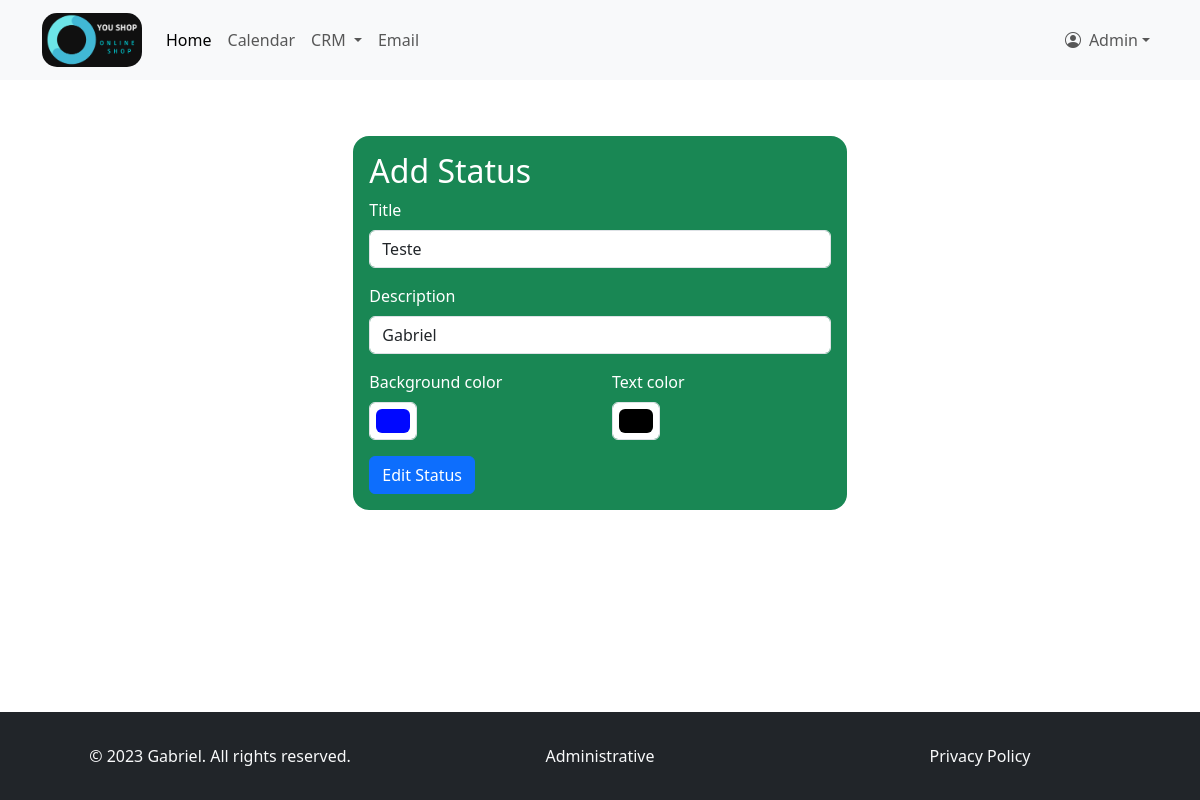
Page /crm/edit_status/3/ (signed in) on the earlier database version.
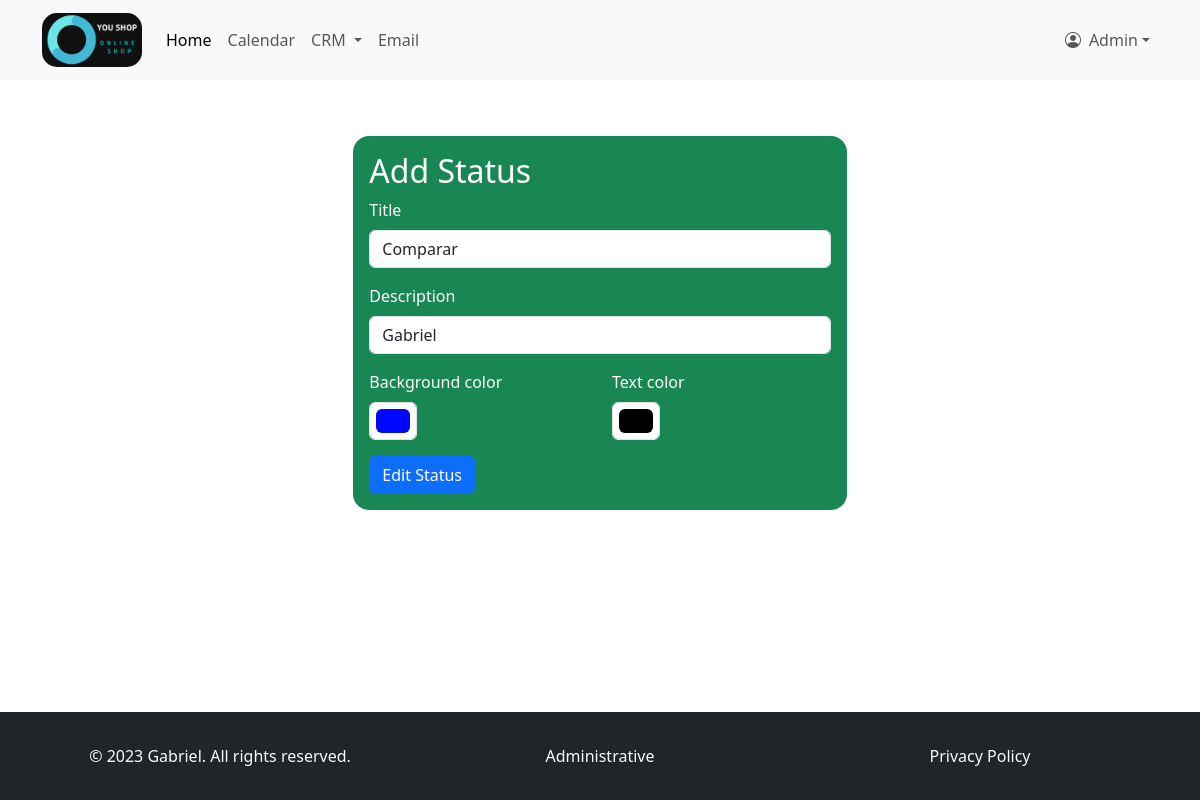
Same page on the later database version.
### crm/models.py (models this page shows, shortened)
class Status(models.Model):
    title = models.CharField(max_length=50)
    description = models.CharField(max_length=500, verbose_name="Description", blank=True)
    title_color = models.CharField(max_length=7, default='#000000', help_text='Enter a hex color code for the title', blank=True)
    text_color = models.CharField(max_length=7, default='#000000', help_text='Enter a hex color code for the text', blank=True)

### crm/views.py (the view)
# urls.py: path('edit_status/<int:status_id>/',views.edit_status, name='edit_status'),
@login_required
def edit_status(request, status_id):
    status = get_object_or_404(Status, id=status_id)
    btn_description = 'Edit Status'
    if request.method == 'POST':
        form = StatusForm(request.POST, instance=status)
        if form.is_valid():
            form.save()
            return redirect('opportunity_kanban')
    else:
        form = StatusForm(instance=status)
    return render(request, 'add_status.html', {'form': form, 'status': status, 'btn_description': btn_description})

### crm/forms.py
class StatusForm(forms.ModelForm):
    class Meta:
        model = Status
        fields = ['title', 'description', 'title_color', 'text_color']

### templates/add_status.html (shortened to what this page needs)
{% extends 'index.html' %}
{% block content %}
    <div class="container-fluid mt-5 mb-5">
        <div class="row justify-content-center ">
            <div class="col-md-5 bg-success rounded-4 p-3">
                <div class="card-body">
                    <h2 class="text-white" >Add Status</h2>
                    <form method="POST">
                    <div class="mb-3">
                        <label for="{{ form.title.id_for_label }}" class="form-label text-white">{{ form.title.label }}</label>
                        <input type="text" class="form-control" placeholder="Title..."
                               {% if form.title.value %}
                                value="{{ form.title.value }}"
                               {% endif %}
                               name="{{ form.title.name }}" id="{{ form.title.id_for_label }}" aria-describedby="{{ form.title.id_for_label }}">
                    </div>
                    <div class="mb-3">
                        <label for="{{ form.description.id_for_label }}" class="form-label text-white">{{ form.description.label }}</label>
                        <input type="text" class="form-control" placeholder="Description..." name="{{ form.description.name }}"
                               {% if form.description.value %}
                                value="{{ form.description.value }}"
                               {% endif %}
                               id="{{ form.description.id_for_label }}" aria-describedby="{{ form.description.id_for_label }}">
                    </div>
                    <div class="row">
                        <div class="col-6">
                            <div class="mb-3">
                                <label for="{{ form.title_color.id_for_label }}" class="form-label text-white">Background color</label>
                                <input type="color" class="form-control form-control-color" id="{{ form.title_color.id_for_label }}" value="{{ form.title_color.value  }}" name="{{ form.title_color.name }}" title="Choose your color" aria-describedby="{{ form.title_color.id_for_label }}">
                            </div>
                        </div>
                        <div class="col-6">
                            <div class="mb-3">
                                <label for="{{ form.text_color.id_for_label }}" class="form-label text-white">{{ form.text_color.label }}</label>
                                <input type="color" class="form-control form-control-color" id="{{ form.text_color.id_for_label }}" value="{{ form.text_color.value  }}" name="{{ form.text_color.name }}" title="Choose your color" aria-describedby="{{ form.text_color.id_for_label }}">
                            </div>
                        </div>
                    </div>
                    <button type="submit" class="btn btn-primary">{{ btn_description }}</button>
                    </form>
                </div>
            </div>
        </div>
    </div>
{% endblock %}

Differences in the rows shown:
changed Status "Gabriel": title "Teste" → "Comparar"
